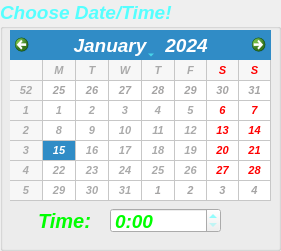
   <widget class="QGroupBox" name="groupBox_2">
    <property name="geometry">
     <rect>
      <x>0</x>
      <y>0</y>
      <width>281</width>
      <height>251</height>
     </rect>
    </property>
    <property name="palette">
     <palette>
      <active>
       <colorrole role="WindowText">
        <brush brushstyle="SolidPattern">
         <color alpha="255">
          <red>85</red>
          <green>255</green>
          <blue>255</blue>
         </color>
        </brush>
       </colorrole>
       <colorrole role="Shadow">
        <brush brushstyle="SolidPattern">
         <color alpha="255">
          <red>0</red>
          <green>255</green>
          <blue>255</blue>
         </color>
        </brush>
       </colorrole>
      </active>
      <inactive>
       <colorrole role="WindowText">
        <brush brushstyle="SolidPattern">
         <color alpha="255">
          <red>85</red>
          <green>255</green>
          <blue>255</blue>
         </color>
        </brush>
       </colorrole>
       <colorrole role="Shadow">
        <brush brushstyle="SolidPattern">
         <color alpha="255">
          <red>0</red>
          <green>255</green>
          <blue>255</blue>
         </color>
        </brush>
       </colorrole>
      </inactive>
      <disabled>
       <colorrole role="WindowText">
        <brush brushstyle="SolidPattern">
         <color alpha="255">
          <red>126</red>
          <green>125</green>
          <blue>124</blue>
         </color>
        </brush>
       </colorrole>
       <colorrole role="Shadow">
        <brush brushstyle="SolidPattern">
         <color alpha="255">
          <red>0</red>
          <green>255</green>
          <blue>255</blue>
         </color>
        </brush>
       </colorrole>
      </disabled>
     </palette>
    </property>
    <property name="font">
     <font>
      <pointsize>14</pointsize>
      <weight>75</weight>
      <italic>true</italic>
      <bold>true</bold>
     </font>
    </property>
    <property name="title">
     <string>Choose Date/Time!</string>
    </property>
    <widget class="QCalendarWidget" name="calendarWidget">
     <property name="geometry">
      <rect>
       <x>10</x>
       <y>30</y>
       <width>261</width>
       <height>171</height>
      </rect>
     </property>
     <property name="palette">
      <palette>
       <active>
        <colorrole role="Text">
         <brush brushstyle="SolidPattern">
          <color alpha="255">
           <red>170</red>
           <green>170</green>
           <blue>170</blue>
          </color>
         </brush>
        </colorrole>
       </active>
       <inactive>
        <colorrole role="Text">
         <brush brushstyle="SolidPattern">
          <color alpha="255">
           <red>170</red>
           <green>170</green>
           <blue>170</blue>
          </color>
         </brush>
        </colorrole>
       </inactive>
       <disabled>
        <colorrole role="Text">
         <brush brushstyle="SolidPattern">
          <color alpha="255">
           <red>165</red>
           <green>164</green>
           <blue>164</blue>
          </color>
         </brush>
        </colorrole>
       </disabled>
      </palette>
     </property>
     <property name="font">
      <font>
       <pointsize>8</pointsize>
      </font>
     </property>
     <property name="gridVisible">
      <bool>true</bool>
     </property>
     <property name="horizontalHeaderFormat">
      <enum>QCalendarWidget::SingleLetterDayNames</enum>
     </property>
    </widget>
    <widget class="QTimeEdit" name="timeEdit">
     <property name="geometry">
      <rect>
       <x>110</x>
       <y>208</y>
       <width>111</width>
       <height>25</height>
      </rect>
     </property>
     <property name="palette">
      <palette>
       <active>
        <colorrole role="Text">
         <brush brushstyle="SolidPattern">
          <color alpha="255">
           <red>0</red>
           <green>255</green>
           <blue>0</blue>
          </color>
         </brush>
        </colorrole>
       </active>
       <inactive>
        <colorrole role="Text">
         <brush brushstyle="SolidPattern">
          <color alpha="255">
           <red>0</red>
           <green>255</green>
           <blue>0</blue>
          </color>
         </brush>
        </colorrole>
       </inactive>
       <disabled>
        <colorrole role="Text">
         <brush brushstyle="SolidPattern">
          <color alpha="255">
           <red>165</red>
           <green>164</green>
           <blue>164</blue>
          </color>
         </brush>
        </colorrole>
       </disabled>
      </palette>
     </property>
     <property name="displayFormat">
      <string>h:mm</string>
     </property>
    </widget>
    <widget class="QLabel" name="label">
     <property name="geometry">
      <rect>
       <x>38</x>
       <y>212</y>
       <width>63</width>
       <height>17</height>
      </rect>
     </property>
     <property name="palette">
      <palette>
       <active>
        <colorrole role="WindowText">
         <brush brushstyle="SolidPattern">
          <color alpha="255">
           <red>0</red>
           <green>255</green>
           <blue>0</blue>
          </color>
         </brush>
        </colorrole>
        <colorrole role="Text">
         <brush brushstyle="SolidPattern">
          <color alpha="255">
           <red>0</red>
           <green>255</green>
           <blue>0</blue>
          </color>
         </brush>
        </colorrole>
        <colorrole role="BrightText">
         <brush brushstyle="SolidPattern">
          <color alpha="255">
           <red>0</red>
           <green>255</green>
           <blue>0</blue>
          </color>
         </brush>
        </colorrole>
       </active>
       <inactive>
        <colorrole role="WindowText">
         <brush brushstyle="SolidPattern">
          <color alpha="255">
           <red>0</red>
           <green>255</green>
           <blue>0</blue>
          </color>
         </brush>
        </colorrole>
        <colorrole role="Text">
         <brush brushstyle="SolidPattern">
          <color alpha="255">
           <red>0</red>
           <green>255</green>
           <blue>0</blue>
          </color>
         </brush>
        </colorrole>
        <colorrole role="BrightText">
         <brush brushstyle="SolidPattern">
          <color alpha="255">
           <red>0</red>
           <green>255</green>
           <blue>0</blue>
          </color>
         </brush>
        </colorrole>
       </inactive>
       <disabled>
        <colorrole role="WindowText">
         <brush brushstyle="SolidPattern">
          <color alpha="255">
           <red>126</red>
           <green>125</green>
           <blue>124</blue>
          </color>
         </brush>
        </colorrole>
        <colorrole role="Text">
         <brush brushstyle="SolidPattern">
          <color alpha="255">
           <red>126</red>
           <green>125</green>
           <blue>124</blue>
          </color>
         </brush>
        </colorrole>
        <colorrole role="BrightText">
         <brush brushstyle="SolidPattern">
          <color alpha="255">
           <red>0</red>
           <green>255</green>
           <blue>0</blue>
          </color>
         </brush>
        </colorrole>
       </disabled>
      </palette>
     </property>
     <property name="font">
      <font>
       <pointsize>15</pointsize>
      </font>
     </property>
     <property name="text">
      <string>Time:</string>
     </property>
    </widget>
   </widget>
